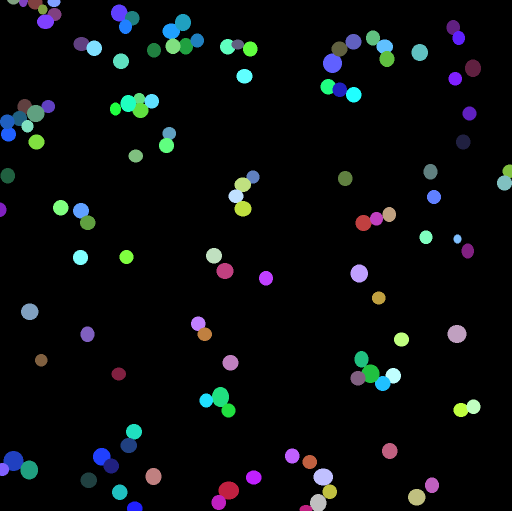
#> input picture data/raw/field104_cancer_cells_manual_labels.tif, 1024 x 1022 px (shown at 1/2 size)
$ python export_errors_window.py
#> lines starting #> are read from the running program, lines starting #| are printed output that depends on the picture
### common/labels.py
"""Strict reading of instance label images (0 = background, 1..n = objects).

Every score and measurement reads label images through `validate_labels` / `read_labels`, so an invalid image (a
probability map, fractional or negative values, NaN, a stack, the wrong shape) raises instead of being silently cast
to integers.
"""
from __future__ import annotations

from pathlib import Path

import numpy as np
import tifffile


class InvalidLabels(ValueError):
    """A label image that cannot be interpreted as instance labels."""


def validate_labels(array: np.ndarray, *, name: str = "labels", expected_shape: tuple[int, int] | None = None,
                    squeeze: bool = False) -> np.ndarray:
    """Return `array` as an int64 label image after checking it; raise InvalidLabels otherwise.

    squeeze=True removes singleton axes first (e.g. a (1, Y, X) TIFF); any other extra dimension is an error.
    """
    a = np.asarray(array)
    if squeeze:
        a = np.squeeze(a)
    if a.ndim != 2:
        raise InvalidLabels(f"{name}: expected a 2D label image, got shape {a.shape}")
    if expected_shape is not None and a.shape != tuple(expected_shape):
        raise InvalidLabels(f"{name}: expected shape {tuple(expected_shape)}, got {a.shape}")
    if a.dtype == bool or not np.issubdtype(a.dtype, np.integer) and not np.issubdtype(a.dtype, np.floating):
        raise InvalidLabels(f"{name}: expected integer labels, got dtype {a.dtype}")
    if np.issubdtype(a.dtype, np.floating):
        if not np.all(np.isfinite(a)):
            raise InvalidLabels(f"{name}: contains NaN or infinite values")
        if not np.array_equal(a, np.round(a)):
            raise InvalidLabels(f"{name}: contains non-integer values (a probability map or a resampled image?)")
    if a.size and a.min() < 0:
        raise InvalidLabels(f"{name}: contains negative values")
    if a.size and a.max() > np.iinfo(np.int64).max:
        raise InvalidLabels(f"{name}: values too large for int64")
    return a.astype(np.int64)


def read_labels(path: str | Path, *, expected_shape: tuple[int, int] | None = None, squeeze: bool = False,
                rows: slice | None = None) -> np.ndarray:
    """Read a label TIFF and validate it (optionally after selecting `rows`, e.g. a registered row range)."""
#> called with squeeze = False
    path = Path(path)
    if not path.is_file():
        raise FileNotFoundError(f"label image not found: {path}")
    a = tifffile.imread(path)
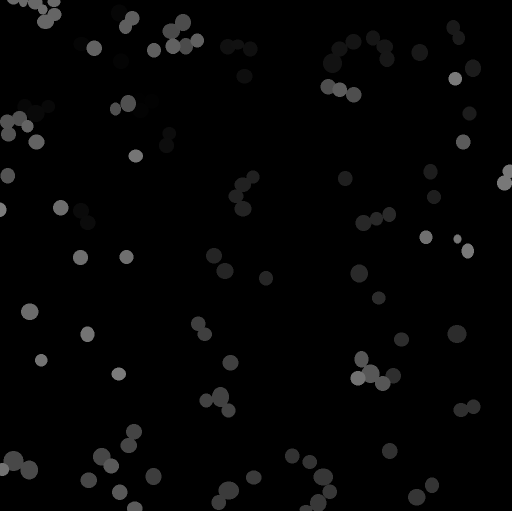
#> a: shape (1022, 1024) (shown at 1/2 size); min 0, max 124, mean 4.8
    if rows is not None:
        a = a[rows]
    return validate_labels(a, name=path.name, expected_shape=expected_shape, squeeze=squeeze)
#> in validate_labels, `return a.astype(np.int64)`:
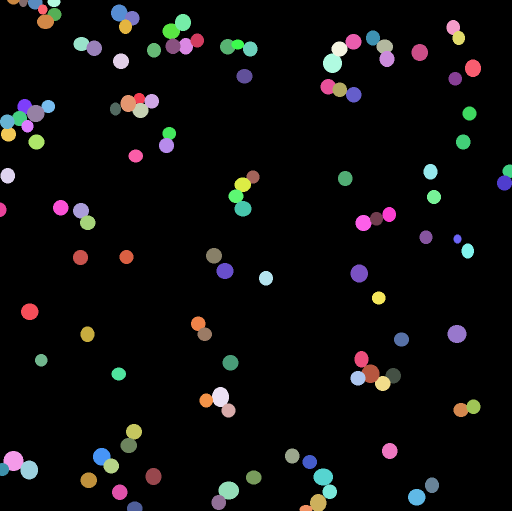
#> returned value: shape (1022, 1024) int64 (shown at 1/2 size); 125 distinct labels, from 0 to 124; one colour per label, 0 black

### fig2/code/export_errors_window.py
"""Panel a error tiles: brightfield window plus reference / StarDist / filtered Cellpose-SAM outlines and error markers."""
import json
import numpy as np
import tifffile
from PIL import Image
from export_window import export, centroids
from errors import errors

from common.paths import RAW as U
from common.labels import read_labels
X, Y, W, H = 40, 40, 240, 260
bf = tifffile.imread(U + "field104_brightfield.tif").astype(float)
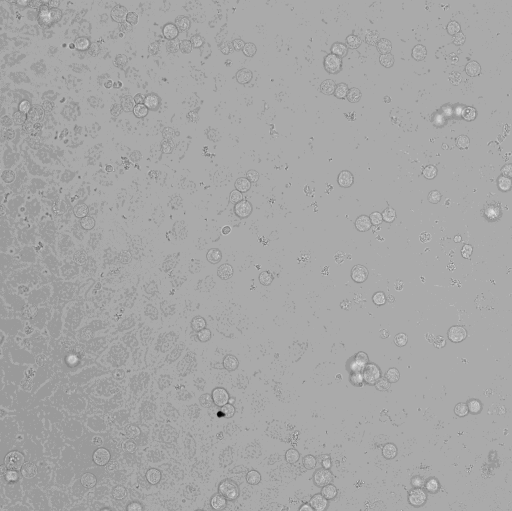
#> input picture data/raw/field104_brightfield.tif, 1024 x 1022 px (shown at 1/2 size)
#> bf: shape (1022, 1024) float64; min 151, max 4009, mean 2615.1
lo, hi = np.percentile(bf, [0.3, 99.7])
#> lo = 2074; hi = 3056
g = np.round(np.clip((bf[Y:Y + H, X:X + W] - lo) / (hi - lo), 0, 1) * 255).astype(np.uint8)
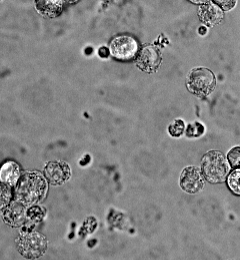
#> g: shape (260, 240); min 0, max 255, mean 129.8
Image.fromarray(np.repeat(np.repeat(g, 2, 0), 2, 1)).save("panels/err_bf.png")
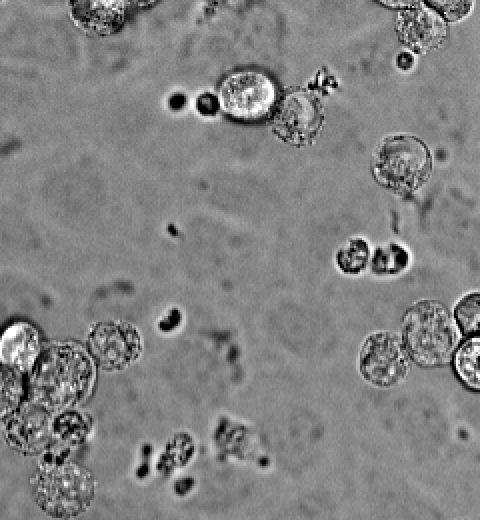
#> saved as err_bf.png: PIL image 480x520 L; min 0, max 255, mean 129.8
ref = read_labels(U + "field104_cancer_cells_manual_labels.tif")
sd = read_labels(U + "field104_cancer_cells_stardist_custom_labels.tif")
#> call 3 of read_labels, with squeeze = False
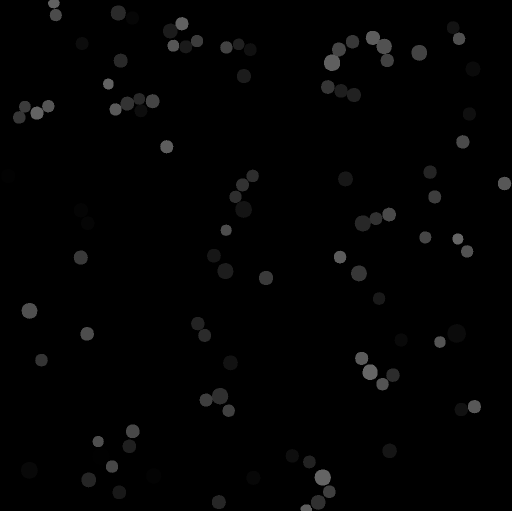
#> input picture data/raw/field104_cancer_cells_stardist_custom_labels.tif, 1024 x 1022 px (shown at 1/2 size)
#> in read_labels, a is the input picture: shape (1022, 1024) float32; min 0, max 102, mean 2.8
#> call 3 of validate_labels, with squeeze = False
#> in validate_labels (call 3), `return a.astype(np.int64)`:
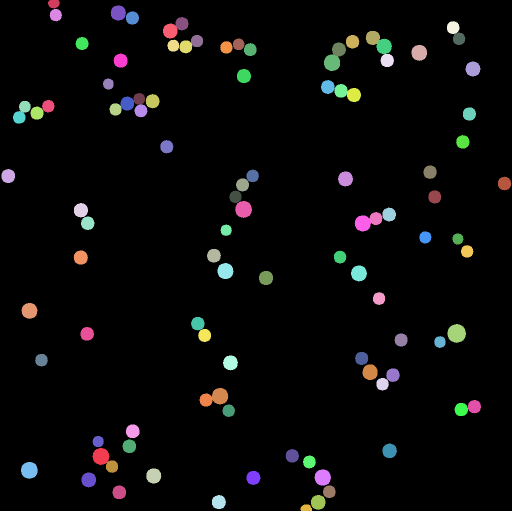
#> returned value: shape (1022, 1024) int64 (shown at 1/2 size); 103 distinct labels, from 0 to 102; one colour per label, 0 black
cp = read_labels("panels/cp_postfilter.tif")
#> (the run stopped early here; a loop or call above may not have finished)
